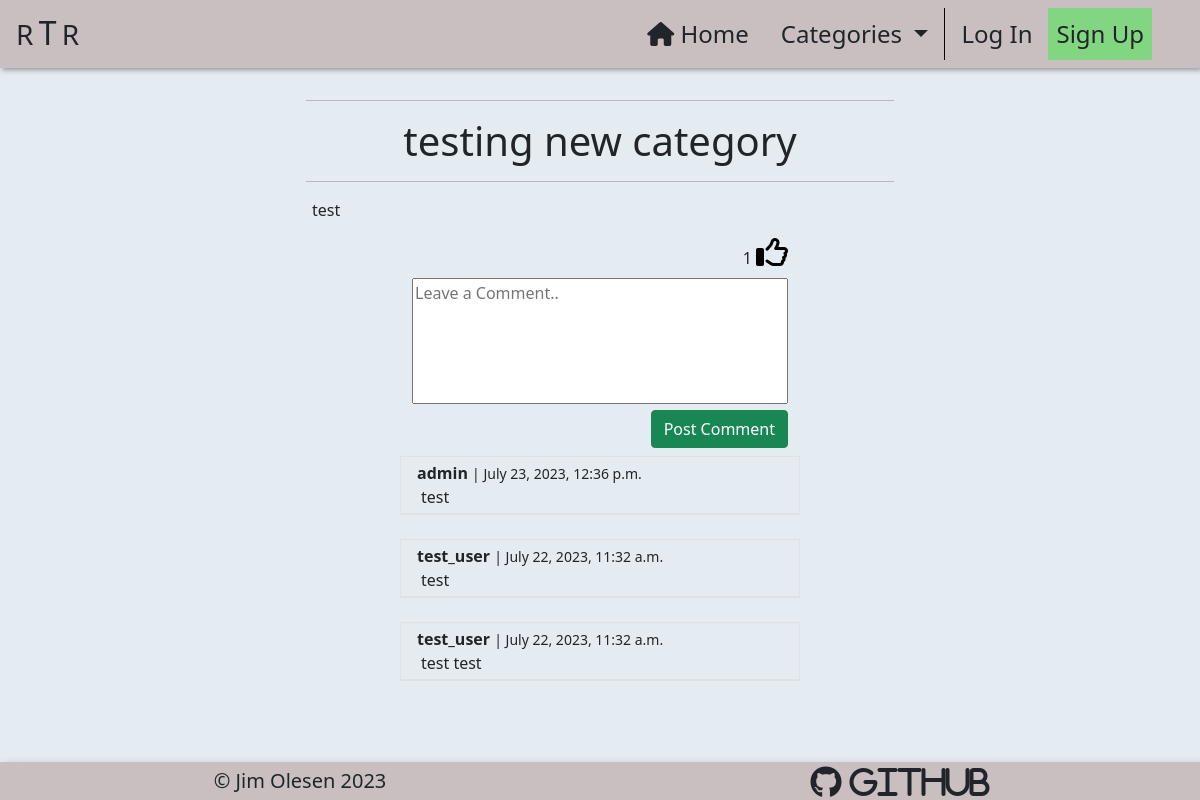
Before: /post_detail/testing-new-category-test_user2/ with the older database file.
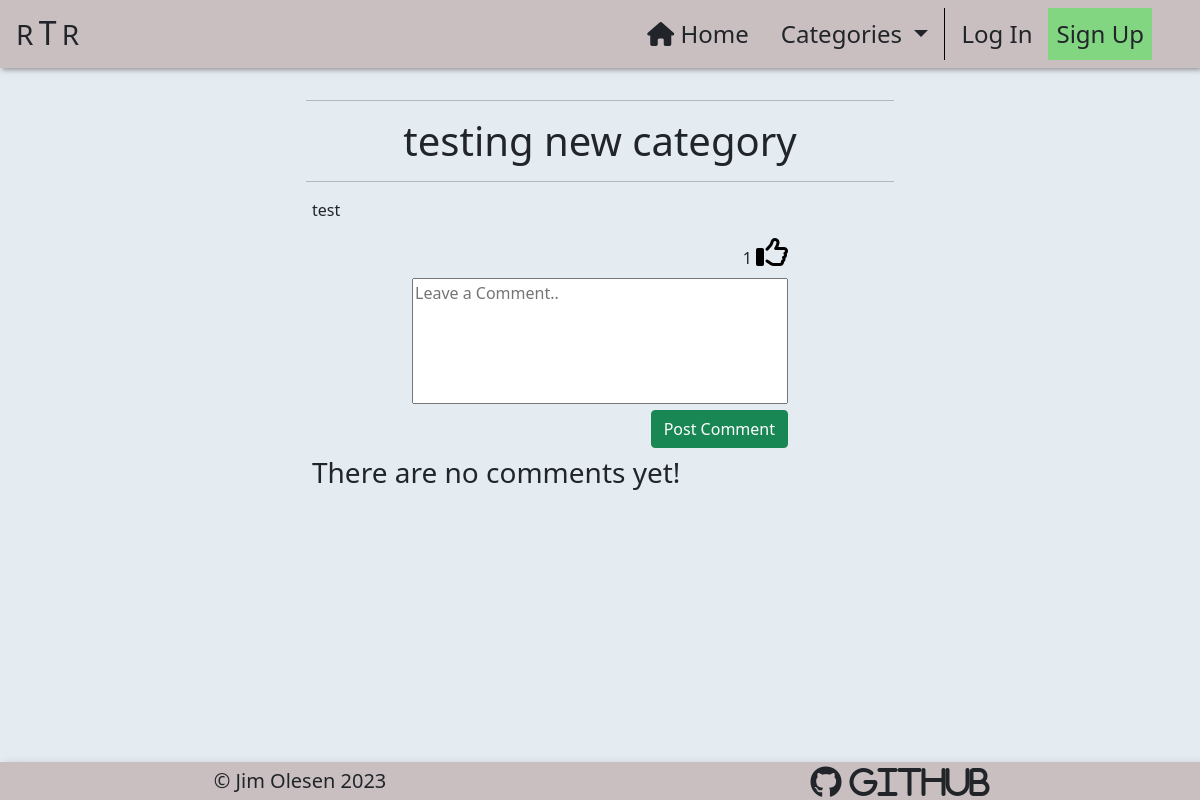
After: the same page with the newer database file.
### home/models.py (models this page shows, shortened)
class Comment(models.Model):
    post = models.ForeignKey(
        Post,
        on_delete=models.CASCADE,
        related_name="comments"
    )
    author = models.ForeignKey(
        User,
        on_delete=models.CASCADE,
        related_name='user_comments'
    )
    body = models.TextField(max_length=300)
    created_on = models.DateTimeField(auto_now_add=True)
    approved = models.BooleanField(default=True)
    parent = models.ForeignKey(
        'self',
        null=True,
        blank=True,
        on_delete=models.CASCADE,
        related_name='replies'
    )
    class Meta:
        ordering = ['-created_on']
    @property
    def children(self):
        return Comment.objects.filter(parent=self).reverse()
    @property
    def is_top_level(self):
        if self.parent is None:
            return True
        return False

### post_detail/views.py (the view)
# urls.py: path('<slug:slug>/', views.post_detail, name='post_detail'),
def post_detail(request, slug, *args, **kwargs):
    queryset = Post.objects.filter(status=1)
    post = get_object_or_404(queryset, slug=slug)
    comments = post.comments.filter(approved=True).order_by("-created_on")
    comment_count = len(comments)
    liked = False
    commented = False
    if post.likes.filter(id=request.user.id).exists():
        liked = True
    if len(comments) > 0:
        commented = True
    if request.method == "POST":
        if not request.user.is_authenticated:
            return HttpResponseRedirect(reverse('account_login'))
        else:
            comment_form = CommentForm(data=request.POST)
            if comment_form.is_valid():
                comment_form.instance.email = request.user.email
                comment_form.instance.author = request.user
                comment = comment_form.save(commit=False)
                comment.post = post
                if 'parent' in request.POST:
                    if post.author == request.user:
                        comment.parent = Comment.objects.get(
                            id=request.POST['parent']
                        )
                    else:
                        raise PermissionDenied
                comment.save()
                messages.add_message(
                    request, messages.SUCCESS,
                    'Your comment has been posted!'
                )
                return HttpResponseRedirect(
                    reverse('post_detail',
                            args=[slug])
                )
    else:
        comment_form = CommentForm()
    return render(
        request,
        'post_detail/post_detail.html',
        {
            "post": post,
            "comments": comments,
            "comment_count": comment_count,
            "liked": liked,
            "comment_form": comment_form
        },
    )

### post_detail/forms.py
class CommentForm(forms.ModelForm):
    class Meta:
        model = Comment
        fields = ('body',)
        labels = {'body': ''}
        widgets = {
            'body': forms.Textarea(attrs={
                    'class': 'w-100 h-100',
                    'cols': 80,
                    'rows': 5,
                    'placeholder': 'Leave a Comment..',
                })
        }

### home/context_processors.py (called while the page is built)
def categories(request):
    return {
        'categories': Category.objects.all()
    }

### home/models.py (called while the page is built)
    def get_friendly_name(self):
        return self.friendly_name

    def number_of_likes(self):
        return self.likes.count()

### post_detail/templates/post_detail/post_detail.html (shortened to what this page needs)
{% extends "base.html" %}
{% load static %}
{% block content %}
    <div class="container-fluid mt-3">
        <div class="row text-center">
            <div class="col-12 text-center">
                <hr class="w-50 post-title-space">
                <h1>{{ post.title }}</h1>
                <hr class="w-50 post-title-space">
            </div>
        </div>
        <div class="row">
            <div class="col-12 col-md-10 col-lg-8 col-xl-6
                        offset-md-1 offset-lg-2 offset-xl-3 mb-4">
                {{ post.content|safe|urlize }}
            </div>
        </div>
        <div class="row">
            <div class="col-12 col-sm-8 col-md-6 col-xl-4
                        offset-sm-2 offset-md-3 offset-xl-4 mb-2">
                <div class="form-right-container d-flex justify-content-end">
                    <form class="like-form"
                          action="{% url 'post_like' post.slug %}"
                          method="POST">
                        {{ post.number_of_likes }}
                        {% if liked %}
                            <button class="p-0 m-0 border-0 bg-alice" type="submit">
                                <i class="fa-regular fa-thumbs-up fa-2xl d-block mb-3" style="color: #0047AB"></i>
                            </button>
                        {% else %}
                            <button class="p-0 m-0 border-0 bg-alice" type="submit">
                                <i class="fa-regular fa-thumbs-up fa-2xl d-block mb-3"></i>
                            </button>
                        {% endif %}
                    </form>
                </div>
            </div>
        </div>
        <div class="row">
            <div class="col-12 col-sm-8 col-md-6 col-xl-4
                        offset-sm-2 offset-md-3 offset-xl-4">
                <form id="comment-form" action="" method="POST">
                    {{ comment_form }}
                    <div class="row">
                        <div class="col-12 text-end">
                            <button type="submit" class="btn btn-success mb-2">Post Comment</button>
                        </div>
                    </div>
                </form>
            </div>
        </div>
        {% if comments %}
            {% for comment in comments %}
                {% if comment.is_top_level %}
                    <div class="row">
                        <div class="col-12 col-sm-8 col-md-6 col-xl-4
                                    offset-sm-2 offset-md-3 offset-xl-4 border mb-4">
                            <p class="mb-0 mt-1 ms-1 d-inline-block"><strong>{{ comment.author }}</strong></p>
                            <small> | {{ comment.created_on }}</small>
                            <p class="mb-1 ms-2">{{ comment.body }}</p>
                            <div class="row">
                                <div class="col-12 border-top">
                                </div>
                            </div>
                        </div>
                    </div>
                {% endif %}
            {% endfor %}
        {% else %}
            <div class="row">
                <div class="col-12 col-md-6 offset-md-3">
                    <h3>There are no comments yet!</h3>
                </div>
            </div>
        {% endif %}
    </div>
{% endblock %}

Changed rows visible on the page:
removed Comment: author "admin", created_on "July 23, 2023, 12:36 p.m.", body "test"
removed Comment: author "test_user", created_on "July 22, 2023, 11:32 a.m.", body "test"
removed Comment: author "test_user", created_on "July 22, 2023, 11:32 a.m.", body "test test"
Other visible differences:
text now shown: "There are no comments yet!"
